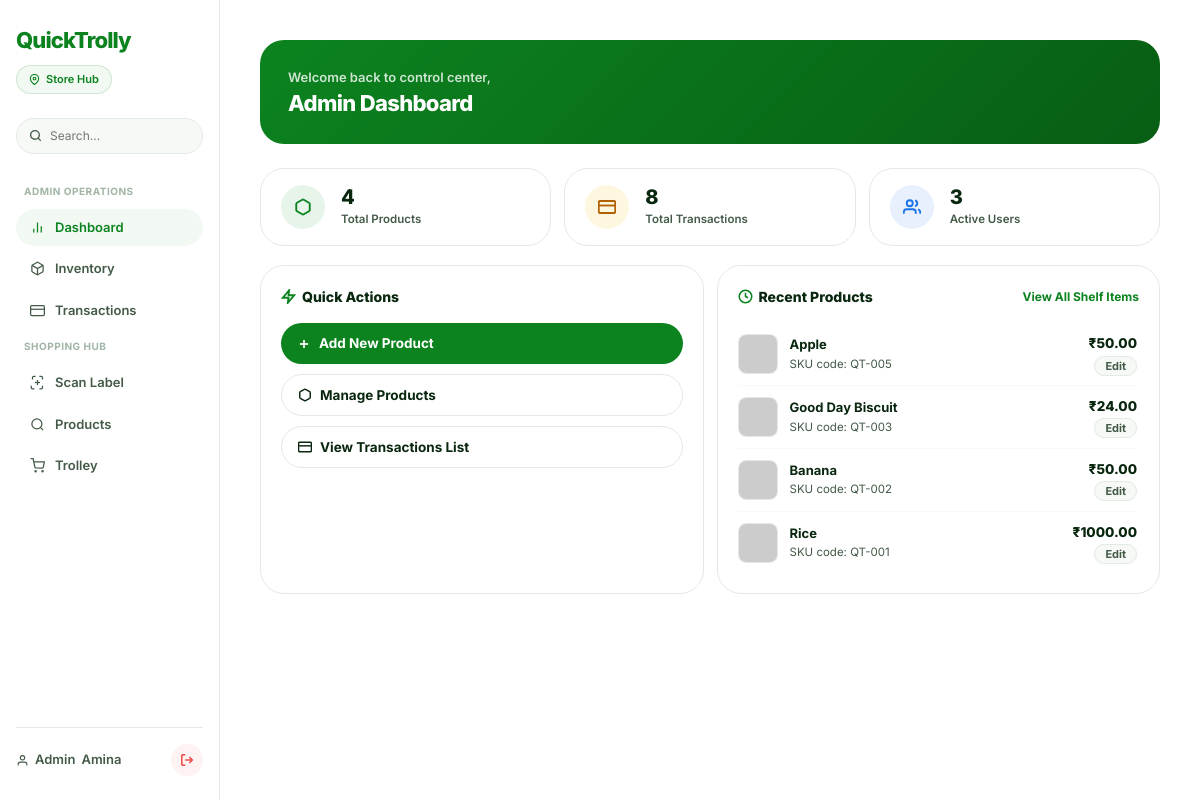
The page /admin/dashboard (signed in) on the database its author committed.
### tables this page shows
CREATE TABLE products (
                id INTEGER PRIMARY KEY AUTOINCREMENT,
                name TEXT NOT NULL,
                price REAL NOT NULL,
                qr_code TEXT UNIQUE NOT NULL,
                image TEXT DEFAULT '',
                barcode_number TEXT UNIQUE,
                barcode_image TEXT DEFAULT NULL,
                created_at TIMESTAMP DEFAULT CURRENT_TIMESTAMP,
                updated_at TIMESTAMP DEFAULT NULL
            , original_price REAL DEFAULT 0.0);

### app.py (the view)
@app.route('/admin/dashboard')
@admin_required
def admin_dashboard():
    total_prod, total_ord = db.get_stats()
    total_users = db.get_user_count()
    recent_products = db.get_recent_products(5)
    return render_template('admin/dashboard.html',
                           total_prod=total_prod,
                           total_ord=total_ord,
                           total_users=total_users,
                           recent_products=recent_products)

### app.py (called while the page is built)
def admin_required(f):
    @functools.wraps(f)
    def wrap(*args, **kwargs):
        if 'user_id' not in session or session.get('role') != 'admin':
            flash('Access denied. Admins only.', 'danger')
            return redirect(url_for('index'))
        return f(*args, **kwargs)
    return wrap

### models.py (called while the page is built)
    def _row_to_dict(self, row):
        if row is None:
            return None
        return dict(row)

    def get_stats(self):
        self.cursor.execute('SELECT COUNT(*) FROM products')
        total_products = self.cursor.fetchone()[0]
        self.cursor.execute('SELECT COUNT(*) FROM orders')
        total_orders = self.cursor.fetchone()[0]
        return total_products, total_orders

    def get_user_count(self):
        self.cursor.execute('SELECT COUNT(*) FROM users')
        return self.cursor.fetchone()[0]

    def get_recent_products(self, limit=5):
        self.cursor.execute('SELECT * FROM products ORDER BY created_at DESC LIMIT ?', (limit,))
        rows = self.cursor.fetchall()
        products = []
        for row in rows:
            product = self._row_to_dict(row)
            product['_id'] = str(product['id'])
            products.append(product)
        return products

### templates/admin/dashboard.html (shortened to what this page needs)
{% extends "base.html" %}
{% block content %}
<div class="admin-hero-banner">
    <div>
        <p style="color: rgba(255,255,255,0.8); font-size: 13px; font-weight: 600; margin-bottom: 2px;">Welcome back to control center,</p>
        <h3 style="color: #ffffff; font-weight: 800; font-size: 22px; letter-spacing: -0.03em; margin: 0;">Admin Dashboard</h3>
    </div>
</div>
<div class="row g-3 mb-4">
    <div class="col-md-4 col-6">
        <div class="admin-stat-card">
            <div class="stat-circle-icon variant-green">
                <svg width="18" height="18" viewBox="0 0 24 24" fill="none" stroke="currentColor" stroke-width="2.5"><path d="M21 16V8a2 2 0 0 0-1-1.73l-7-4a2 2 0 0 0-2 0l-7 4A2 2 0 0 0 3 8v8a2 2 0 0 0 1 1.73l7 4a2 2 0 0 0 2 0l7-4A2 2 0 0 0 21 16z"/></svg>
            </div>
            <div>
                <div class="stat-metric-val">{{ total_prod }}</div>
                <div class="stat-metric-lbl">Total Products</div>
            </div>
        </div>
    </div>
    <div class="col-md-4 col-6">
        <div class="admin-stat-card">
            <div class="stat-circle-icon variant-orange">
                <svg width="18" height="18" viewBox="0 0 24 24" fill="none" stroke="currentColor" stroke-width="2.5"><rect x="1" y="4" width="22" height="16" rx="2" ry="2"/><line x1="1" y1="10" x2="23" y2="10"/></svg>
            </div>
            <div>
                <div class="stat-metric-val">{{ total_ord }}</div>
                <div class="stat-metric-lbl">Total Transactions</div>
            </div>
        </div>
    </div>
    <div class="col-md-4 col-12">
        <div class="admin-stat-card">
            <div class="stat-circle-icon variant-blue">
                <svg width="18" height="18" viewBox="0 0 24 24" fill="none" stroke="currentColor" stroke-width="2.5"><path d="M17 21v-2a4 4 0 0 0-4-4H5a4 4 0 0 0-4 4v2"/><circle cx="9" cy="7" r="4"/><path d="M23 21v-2a4 4 0 0 0-3-3.87"/><path d="M16 3.13a4 4 0 0 1 0 7.75"/></svg>
            </div>
            <div>
                <div class="stat-metric-val">{{ total_users }}</div>
                <div class="stat-metric-lbl">Active Users</div>
            </div>
        </div>
    </div>
</div>
<div class="row g-3">
    <div class="col-md-6">
        <div class="dashboard-panel-card" style="height: 100%;">
            <p style="font-weight: 800; font-size: 14px; color: var(--text-main); margin-bottom: 16px; display: inline-flex; align-items: center; gap: 6px;">
                <svg width="15" height="15" viewBox="0 0 24 24" fill="none" stroke="var(--supermarket-green)" stroke-width="3"><polygon points="13 2 3 14 12 14 11 22 21 10 12 10 13 2"/></svg>
                Quick Actions
            </p>
            <div style="display: flex; flex-direction: column; gap: 10px;">
                <a href="{{ url_for('admin_add_product') }}" class="panel-action-link variant-solid">
                    <svg width="14" height="14" viewBox="0 0 24 24" fill="none" stroke="currentColor" stroke-width="3"><line x1="12" y1="5" x2="12" y2="19"/><line x1="5" y1="12" x2="19" y2="12"/></svg>
                    Add New Product
                </a>
                <a href="{{ url_for('admin_products') }}" class="panel-action-link variant-outline">
                    <svg width="14" height="14" viewBox="0 0 24 24" fill="none" stroke="currentColor" stroke-width="2.5"><path d="M21 16V8a2 2 0 0 0-1-1.73l-7-4a2 2 0 0 0-2 0l-7 4A2 2 0 0 0 3 8v8a2 2 0 0 0 1 1.73l7 4a2 2 0 0 0 2 0l7-4A2 2 0 0 0 21 16z"/></svg>
                    Manage Products
                </a>
                <a href="{{ url_for('admin_transactions') }}" class="panel-action-link variant-outline">
                    <svg width="14" height="14" viewBox="0 0 24 24" fill="none" stroke="currentColor" stroke-width="2.5"><rect x="1" y="4" width="22" height="16" rx="2" ry="2"/><line x1="1" y1="10" x2="23" y2="10"/></svg>
                    View Transactions List
                </a>
            </div>
        </div>
    </div>
    <div class="col-md-6">
        <div class="dashboard-panel-card" style="height: 100%; display: flex; flex-direction: column;">
            <div style="display: flex; justify-content: space-between; align-items: center; margin-bottom: 16px;">
                <p style="font-weight: 800; font-size: 14px; color: var(--text-main); margin: 0; display: inline-flex; align-items: center; gap: 6px;">
                    <svg width="15" height="15" viewBox="0 0 24 24" fill="none" stroke="var(--supermarket-green)" stroke-width="2.5"><circle cx="12" cy="12" r="10"/><polyline points="12 6 12 12 16 14"/></svg>
                    Recent Products
                </p>
                <a href="{{ url_for('admin_products') }}" style="font-size: 12px; color: var(--supermarket-green); font-weight: 700;">View All Shelf Items</a>
            </div>
            <div style="overflow-y: auto; flex: 1; max-height: 280px; padding-right: 2px;">
                {% if recent_products %}
                    {% for product in recent_products %}
                    <div class="recent-row-item">
                        <img src="{{ product.image }}" alt="{{ product.name }}" class="recent-row-img" onerror="this.src='https://placehold.co/100x100/f6f9f6/a1b5a5?text=?'">
                        <div style="flex: 1; min-width: 0;">
                            <div style="font-weight: 700; font-size: 13px; color: var(--text-main); white-space: nowrap; overflow: hidden; text-overflow: ellipsis;" title="{{ product.name }}">{{ product.name }}</div>
                            <div style="font-size: 11.5px; color: var(--text-muted); margin-top: 1px;">SKU code: {{ product.qr_code }}</div>
                        </div>
                        <div style="text-align: right; flex-shrink: 0;">
                            <div style="font-weight: 800; font-size: 13.5px; color: var(--text-main); margin-bottom: 2px;">₹{{ "%.2f"|format(product.price) }}</div>
                            <a href="{{ url_for('admin_edit_product', product_id=product._id) }}" class="recent-view-pill">Edit</a>
                        </div>
                    </div>
                    {% endfor %}
                {% else %}
                    <div style="text-align: center; padding: 40px 10px; color: var(--text-sub); font-weight: 500;">
                        No product entities mapped inside store database streams yet.
                    </div>
                {% endif %}
            </div>
        </div>
    </div>
</div>
{% endblock %}

### templates/base.html (style rules this page uses)
:root { --supermarket-green: #0C831F; --supermarket-green-dark: #075E14; --supermarket-green-light: #F2F9F3; --supermarket-green-border: rgba(12, 131, 31, 0.15); --alert-red: #ef4444; --alert-red-light: #fef2f2; --canvas-white: #ffffff; --aisle-gray: #f6f9f6; --border-flat: #e2ebe3; --border-focus: #0C831F; --text-main: #09260E; --text-muted: #435A47; --text-sub: #A1B5A5; --radius-pill: 999px; --radius-box: 24px; --sidebar-width: 220px; --mobile-nav-height: 56px; }
*, *::before, *::after { box-sizing: border-box; margin: 0; padding: 0; box-shadow: none !important; text-shadow: none !important; font-family: 'Inter', -apple-system, BlinkMacSystemFont, sans-serif !important; }
html, body { width: 100%; min-height: 100vh; background-color: var(--canvas-white); color: var(--text-main); font-size: 13px; line-height: 1.5; -webkit-font-smoothing: antialiased; }
a { text-decoration: none; color: inherit; }

### templates/admin/dashboard.html (style rules this page uses)
.admin-hero-banner { background: linear-gradient(135deg, var(--supermarket-green) 0%, var(--supermarket-green-dark) 100%); border-radius: var(--radius-box); padding: 28px; margin-bottom: 24px; }
.admin-stat-card { background: #ffffff; border: 1px solid var(--border-flat); border-radius: var(--radius-box); padding: 16px 20px; display: flex; align-items: center; gap: 16px; height: 100%; }
.stat-circle-icon { width: 44px; height: 44px; border-radius: 50%; display: flex; align-items: center; justify-content: center; flex-shrink: 0; }
.stat-circle-icon.variant-green { background: #e6f4ea; color: var(--supermarket-green); }
.stat-circle-icon.variant-orange { background: #fef7e0; color: #b06000; }
.stat-circle-icon.variant-blue { background: #e8f0fe; color: #1a73e8; }
.stat-metric-val { font-size: 20px; font-weight: 800; color: var(--text-main); line-height: 1.2; }
.stat-metric-lbl { font-size: 11.5px; font-weight: 600; color: var(--text-muted); margin-top: 2px; }
.dashboard-panel-card { background: #ffffff; border: 1px solid var(--border-flat); border-radius: var(--radius-box); padding: 20px; }
.panel-action-link { width: 100%; font-size: 13.5px; font-weight: 700; padding: 10px 16px; border-radius: var(--radius-pill); display: inline-flex; align-items: center; gap: 8px; transition: all 0.15s ease; }
.panel-action-link.variant-solid { background: var(--supermarket-green); color: #ffffff; }
.panel-action-link.variant-outline { background: #ffffff; border: 1px solid var(--border-flat); color: var(--text-main); }
.recent-row-item { display: flex; align-items: center; gap: 12px; padding: 10px 0; border-bottom: 1px solid var(--aisle-gray); }
.recent-row-item:last-child { border-bottom: none; }
.recent-row-img { width: 40px; height: 40px; border-radius: 8px; object-fit: cover; border: 1px solid var(--border-flat); background: #ffffff; }
.recent-view-pill { font-size: 11px; font-weight: 700; color: var(--text-muted); background: var(--aisle-gray); border: 1px solid var(--border-flat); padding: 2px 10px; border-radius: var(--radius-pill); transition: all 0.15s ease; }

### rows shown on the page
products: name "Apple", qr_code "QT-005", price "50.00"
products: name "Good Day Biscuit", qr_code "QT-003", price "24.00"
products: name "Banana", qr_code "QT-002", price "50.00"
products: name "Rice", qr_code "QT-001", price "1000.00"

### other values the page prints
{{ session.get('name').split()[0] if session.get('name') else 'User' }} "Admin"
{{ total_prod }} "4"
{{ total_ord }} "8"
{{ total_users }} "3"
